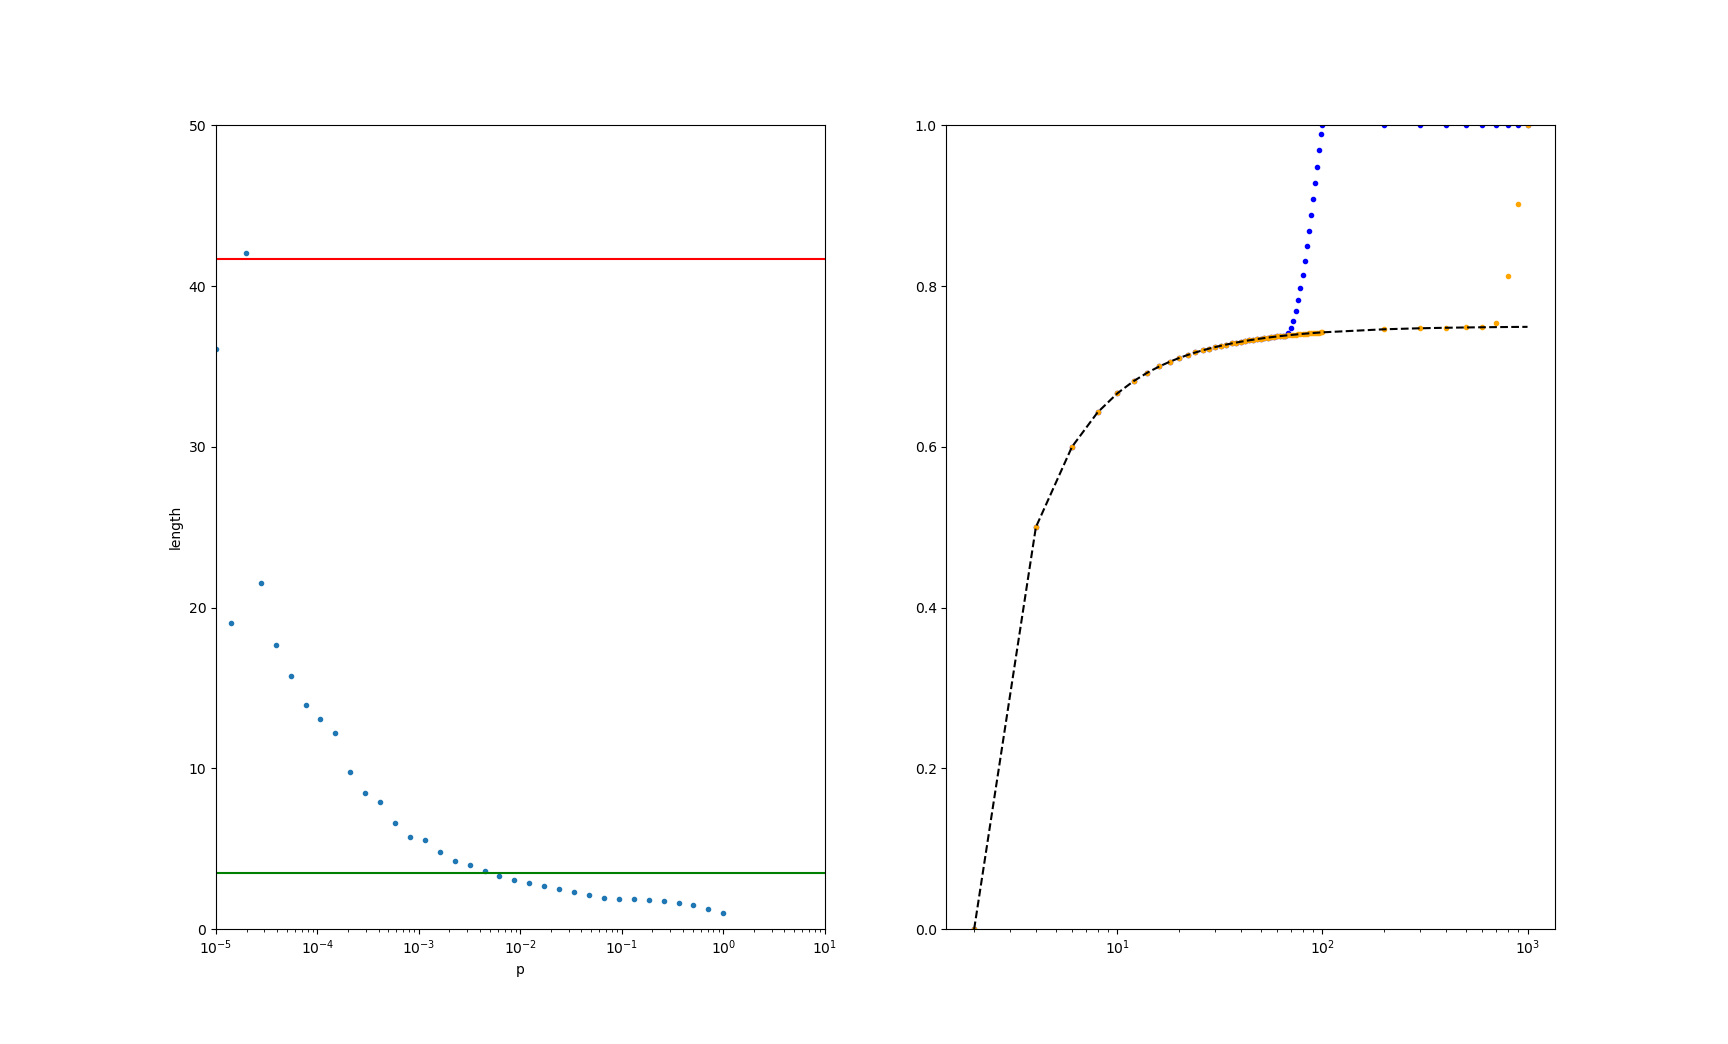

The script that drew this image:
import numpy as np
import matplotlib.pyplot as plt
import time

def InitializeAdjacencyMatrix(n, p, c):
    '''
    Watts Strogatz small-world graph
    '''
    matrix = np.zeros([n,n], dtype=int)
    for i in range(n):
        for j in range(n):
            for neighbor in range(c):
                matrix[i][(i+int(neighbor/2)+1)%n] = 1
                matrix[(i+int(neighbor/2)+1)%n][i] = 1
            r = np.random.rand()
            if r < p and j>i:
                matrix[i][j] = 1
                matrix[j][i] = 1
    np.fill_diagonal(matrix, 0)
    return matrix

def LengthMatrix(adj):
    n = len(adj)
    matrix = -1*np.ones([n, n], dtype=int)
    comp = np.copy(matrix)
    np.fill_diagonal(comp, 0)
    t = 1
    at = np.copy(adj)

    while (np.any(comp == -1)):
        for i in range(n):
            for j in range(i, n):
                if at[i][j] != 0 and matrix[i][j] == matrix[j][i] and matrix[i][j] == -1:
                    matrix[i][j] = t
                    matrix[j][i] = t
        at = np.matmul(at, adj)
        t += 1
        comp = np.copy(matrix)
        np.fill_diagonal(comp, 0)
        if t > 100:
            print('Break')
            break

    return matrix        

def AveragePathLength(n, c, nProb):
    Avg = lambda m, n: np.sum(m)/(n*n - n) # Elements: n*n, -n to discount diagonal
    probabilities = np.logspace(-5, 0, 35)
    avgSteps = []
    for p in probabilities:
        print(f'\nNew probability: {p}')
        at = time.time()
        adj = InitializeAdjacencyMatrix(n, p, c)
        lengthMatrix = LengthMatrix(adj)
        np.fill_diagonal(lengthMatrix, 0)
        avg = Avg(lengthMatrix, n)
        avgSteps.append(avg)
        print(f' > avg length: {avgSteps[-1]}, time: {(time.time() - at)} seconds')
    return avgSteps, probabilities

def ClusterCoeffiecient(adj):
    a2 = np.linalg.matrix_power(adj, 2)
    a3 = np.linalg.matrix_power(adj, 3)
    d = np.diagonal(a3)
    d = np.sum(d)
    degrees = [np.sum(node) for node in adj]
    degrees = [node**2 - node for node in degrees]
    coefficient = d / np.sum(degrees)
    return coefficient

def GetClusterCoefficients():
    '''
    Calculates the clustering coefficients for n = 100 and n = 1000
    '''
    TheoreticalCC = lambda c: (3*(c-2)/(4*(c-1)))
    coeffiecients = np.arange(start=2, stop=100, step=2).tolist() + np.arange(start=100, stop=1100, step=100).tolist()
    realC100 = []
    realC1000 = []
    theoreticalC = []
    for i, c in enumerate(coeffiecients):
        print(f'\nNew coefficient: {c}')
        at = time.time()
        adj100 = InitializeAdjacencyMatrix(100, 0, c)
        adj1000 = InitializeAdjacencyMatrix(1000, 0, c)
        c100 = ClusterCoeffiecient(adj100)
        c1000 = ClusterCoeffiecient(adj1000)
        realC100.append(c100)
        realC1000.append(c1000)
        theoreticalC.append(TheoreticalCC(c))
        print(f' > time: {(time.time() - at)} seconds\n > Process: {i/len(coeffiecients)}')
    return realC100, realC1000, theoreticalC, coeffiecients

def PlotFunction(n, c, nProb):
    steps, probabilities = AveragePathLength(n, c, nProb)
    c100, c1000, ct, coeff= GetClusterCoefficients()

    fig, axs = plt.subplots(1, 2, figsize=(10,5))

    # Plot average steps length
    Eqn124 = lambda p, n, gamma: (1/2) + (np.log(n) - gamma) / (np.log(p*(n-1)))
    Eqn125 = lambda p: 2-p
    gamma = 0.57722
    smallP = [Eqn124(p, n, gamma) for p in probabilities]
    bigP = [Eqn125(p) for p in probabilities]
    axs[0].semilogx(probabilities, steps, '.')
    axs[0].axhline(n/(2*c), label="n/2c", color="red")
    axs[0].axhline(np.log(n)/np.log(c), label="ln(n)/ln(c)", color="green")
    axs[0].set_xlim(10e-6, 10e0)
    axs[0].set_ylim([0, 50])
    axs[0].set_xlabel('p')
    axs[0].set_ylabel('length')

    # Plot coefficients
    axs[1].semilogx(coeff, c100, '.', color='blue')
    axs[1].semilogx(coeff, c1000, '.', color='orange')
    axs[1].semilogx(coeff, ct, '--', color='black')
    axs[1].set_ylim(0,1)
    print(f'Simulation time: {(time.time() - st)%60} minutes')
    plt.show()

n = 500
p = 0
c = 6
nP = 100
st = time.time()
PlotFunction(n, c, nP)
